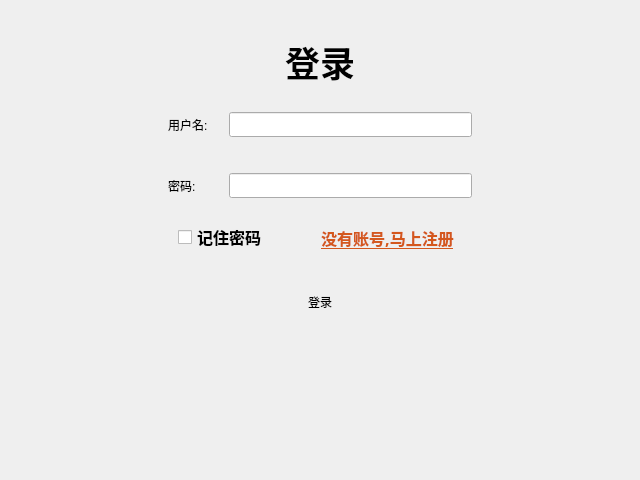
<?xml version="1.0" encoding="UTF-8"?>
<ui version="4.0">
 <class>Login</class>
 <widget class="QDialog" name="Login">
  <property name="geometry">
   <rect>
    <x>0</x>
    <y>0</y>
    <width>640</width>
    <height>480</height>
   </rect>
  </property>
  <property name="minimumSize">
   <size>
    <width>640</width>
    <height>480</height>
   </size>
  </property>
  <property name="windowTitle">
   <string>Dialog</string>
  </property>
  <layout class="QVBoxLayout" name="verticalLayout">
   <property name="spacing">
    <number>0</number>
   </property>
   <property name="leftMargin">
    <number>0</number>
   </property>
   <property name="topMargin">
    <number>0</number>
   </property>
   <property name="rightMargin">
    <number>0</number>
   </property>
   <property name="bottomMargin">
    <number>0</number>
   </property>
   <item>
    <widget class="TitleWidget" name="title_widget" native="true"/>
   </item>
   <item>
    <widget class="QStackedWidget" name="stackedWidget">
     <property name="currentIndex">
      <number>0</number>
     </property>
     <widget class="QWidget" name="login_page">
      <layout class="QVBoxLayout" name="verticalLayout_3">
       <item>
        <spacer name="verticalSpacer">
         <property name="orientation">
          <enum>Qt::Vertical</enum>
         </property>
         <property name="sizeHint" stdset="0">
          <size>
           <width>20</width>
           <height>33</height>
          </size>
         </property>
        </spacer>
       </item>
       <item>
        <widget class="QWidget" name="widget" native="true">
         <layout class="QHBoxLayout" name="horizontalLayout_3">
          <item>
           <spacer name="horizontalSpacer">
            <property name="orientation">
             <enum>Qt::Horizontal</enum>
            </property>
            <property name="sizeHint" stdset="0">
             <size>
              <width>103</width>
              <height>20</height>
             </size>
            </property>
           </spacer>
          </item>
          <item>
           <widget class="QWidget" name="widget_2" native="true">
            <layout class="QVBoxLayout" name="verticalLayout_2">
             <item>
              <widget class="QWidget" name="widget_6" native="true">
               <layout class="QHBoxLayout" name="horizontalLayout_4">
                <item>
                 <widget class="QLabel" name="label_3">
                  <property name="font">
                   <font>
                    <family>华文新魏</family>
                    <pointsize>26</pointsize>
                    <weight>75</weight>
                    <bold>true</bold>
                   </font>
                  </property>
                  <property name="text">
                   <string>登录</string>
                  </property>
                  <property name="alignment">
                   <set>Qt::AlignCenter</set>
                  </property>
                 </widget>
                </item>
               </layout>
              </widget>
             </item>
             <item>
              <widget class="QWidget" name="widget_3" native="true">
               <layout class="QGridLayout" name="gridLayout">
                <item row="2" column="0">
                 <widget class="QLabel" name="label_2">
                  <property name="text">
                   <string>密码:</string>
                  </property>
                 </widget>
                </item>
                <item row="0" column="2">
                 <widget class="QLineEdit" name="log_usr">
                  <property name="minimumSize">
                   <size>
                    <width>0</width>
                    <height>25</height>
                   </size>
                  </property>
                  <property name="font">
                   <font>
                    <family>Aharoni</family>
                    <pointsize>12</pointsize>
                    <weight>75</weight>
                    <bold>true</bold>
                   </font>
                  </property>
                  <property name="alignment">
                   <set>Qt::AlignCenter</set>
                  </property>
                 </widget>
                </item>
                <item row="2" column="2">
                 <widget class="QLineEdit" name="log_pwd">
                  <property name="minimumSize">
                   <size>
                    <width>0</width>
                    <height>25</height>
                   </size>
                  </property>
                  <property name="font">
                   <font>
                    <family>Aharoni</family>
                    <pointsize>12</pointsize>
                    <weight>75</weight>
                    <bold>true</bold>
                   </font>
                  </property>
                  <property name="alignment">
                   <set>Qt::AlignCenter</set>
                  </property>
                 </widget>
                </item>
                <item row="0" column="0">
                 <widget class="QLabel" name="label">
                  <property name="text">
                   <string>用户名:</string>
                  </property>
                 </widget>
                </item>
                <item row="0" column="1">
                 <spacer name="horizontalSpacer_4">
                  <property name="orientation">
                   <enum>Qt::Horizontal</enum>
                  </property>
                  <property name="sizeType">
                   <enum>QSizePolicy::Fixed</enum>
                  </property>
                  <property name="sizeHint" stdset="0">
                   <size>
                    <width>15</width>
                    <height>20</height>
                   </size>
                  </property>
                 </spacer>
                </item>
                <item row="1" column="0">
                 <spacer name="verticalSpacer_3">
                  <property name="orientation">
                   <enum>Qt::Vertical</enum>
                  </property>
                  <property name="sizeType">
                   <enum>QSizePolicy::Fixed</enum>
                  </property>
                  <property name="sizeHint" stdset="0">
                   <size>
                    <width>20</width>
                    <height>30</height>
                   </size>
                  </property>
                 </spacer>
                </item>
               </layout>
              </widget>
             </item>
             <item>
              <widget class="QWidget" name="widget_4" native="true">
               <layout class="QHBoxLayout" name="horizontalLayout_2">
                <item>
                 <spacer name="horizontalSpacer_11">
                  <property name="orientation">
                   <enum>Qt::Horizontal</enum>
                  </property>
                  <property name="sizeType">
                   <enum>QSizePolicy::Fixed</enum>
                  </property>
                  <property name="sizeHint" stdset="0">
                   <size>
                    <width>10</width>
                    <height>20</height>
                   </size>
                  </property>
                 </spacer>
                </item>
                <item>
                 <widget class="QCheckBox" name="rember_pwd">
                  <property name="font">
                   <font>
                    <family>新宋体</family>
                    <pointsize>12</pointsize>
                    <weight>75</weight>
                    <bold>true</bold>
                   </font>
                  </property>
                  <property name="text">
                   <string>记住密码</string>
                  </property>
                 </widget>
                </item>
                <item>
                 <spacer name="horizontalSpacer_3">
                  <property name="orientation">
                   <enum>Qt::Horizontal</enum>
                  </property>
                  <property name="sizeHint" stdset="0">
                   <size>
                    <width>40</width>
                    <height>20</height>
                   </size>
                  </property>
                 </spacer>
                </item>
                <item>
                 <widget class="QToolButton" name="log_register_btn">
                  <property name="font">
                   <font>
                    <family>新宋体</family>
                    <pointsize>12</pointsize>
                    <weight>75</weight>
                    <bold>true</bold>
                    <underline>true</underline>
                   </font>
                  </property>
                  <property name="styleSheet">
                   <string notr="true">color: rgb(212, 87, 29);</string>
                  </property>
                  <property name="text">
                   <string>没有账号,马上注册</string>
                  </property>
                  <property name="autoRaise">
                   <bool>true</bool>
                  </property>
                 </widget>
                </item>
                <item>
                 <spacer name="horizontalSpacer_12">
                  <property name="orientation">
                   <enum>Qt::Horizontal</enum>
                  </property>
                  <property name="sizeType">
                   <enum>QSizePolicy::Fixed</enum>
                  </property>
                  <property name="sizeHint" stdset="0">
                   <size>
                    <width>10</width>
                    <height>20</height>
                   </size>
                  </property>
                 </spacer>
                </item>
               </layout>
              </widget>
             </item>
             <item>
              <widget class="QWidget" name="widget_5" native="true">
               <layout class="QHBoxLayout" name="horizontalLayout">
                <item>
                 <widget class="QToolButton" name="login_btn">
                  <property name="minimumSize">
                   <size>
                    <width>200</width>
                    <height>50</height>
                   </size>
                  </property>
                  <property name="styleSheet">
                   <string notr="true">
font: 75 18pt &quot;新宋体&quot;;
color: rgb(0, 0, 0);</string>
                  </property>
                  <property name="text">
                   <string>登录</string>
                  </property>
                  <property name="autoRaise">
                   <bool>true</bool>
                  </property>
                 </widget>
                </item>
               </layout>
              </widget>
             </item>
             <item>
              <widget class="QWidget" name="widget_8" native="true">
               <property name="minimumSize">
                <size>
                 <width>0</width>
                 <height>15</height>
                </size>
               </property>
              </widget>
             </item>
            </layout>
           </widget>
          </item>
          <item>
           <spacer name="horizontalSpacer_2">
            <property name="orientation">
             <enum>Qt::Horizontal</enum>
            </property>
            <property name="sizeHint" stdset="0">
             <size>
              <width>102</width>
              <height>20</height>
             </size>
            </property>
           </spacer>
          </item>
         </layout>
        </widget>
       </item>
       <item>
        <spacer name="verticalSpacer_2">
         <property name="orientation">
          <enum>Qt::Vertical</enum>
         </property>
         <property name="sizeHint" stdset="0">
          <size>
           <width>20</width>
           <height>200</height>
          </size>
         </property>
        </spacer>
       </item>
      </layout>
     </widget>
     <widget class="QWidget" name="register_page">
      <layout class="QVBoxLayout" name="verticalLayout_5">
       <item>
        <spacer name="verticalSpacer_5">
         <property name="orientation">
          <enum>Qt::Vertical</enum>
         </property>
         <property name="sizeHint" stdset="0">
          <size>
           <width>20</width>
           <height>22</height>
          </size>
         </property>
        </spacer>
       </item>
       <item>
        <widget class="QWidget" name="widget_9" native="true">
         <layout class="QHBoxLayout" name="horizontalLayout_5">
          <item>
           <spacer name="horizontalSpacer_5">
            <property name="orientation">
             <enum>Qt::Horizontal</enum>
            </property>
            <property name="sizeHint" stdset="0">
             <size>
              <width>119</width>
              <height>20</height>
             </size>
            </property>
           </spacer>
          </item>
          <item>
           <widget class="QWidget" name="widget_10" native="true">
            <layout class="QVBoxLayout" name="verticalLayout_4">
             <item>
              <widget class="QWidget" name="widget_11" native="true">
               <layout class="QHBoxLayout" name="horizontalLayout_6">
                <property name="bottomMargin">
                 <number>0</number>
                </property>
                <item>
                 <widget class="QLabel" name="label_4">
                  <property name="font">
                   <font>
                    <family>华文新魏</family>
                    <pointsize>26</pointsize>
                    <weight>75</weight>
                    <bold>true</bold>
                   </font>
                  </property>
                  <property name="text">
                   <string>注册</string>
                  </property>
                  <property name="alignment">
                   <set>Qt::AlignCenter</set>
                  </property>
                 </widget>
                </item>
               </layout>
              </widget>
             </item>
             <item>
              <widget class="QWidget" name="widget_13" native="true">
               <layout class="QGridLayout" name="gridLayout_2">
                <property name="topMargin">
                 <number>0</number>
                </property>
                <property name="bottomMargin">
                 <number>0</number>
                </property>
                <item row="5" column="2">
                 <widget class="QLineEdit" name="reg_mail">
                  <property name="minimumSize">
                   <size>
                    <width>0</width>
                    <height>25</height>
                   </size>
                  </property>
                  <property name="font">
                   <font>
                    <family>宋体</family>
                   </font>
                  </property>
                  <property name="alignment">
                   <set>Qt::AlignCenter</set>
                  </property>
                 </widget>
                </item>
                <item row="4" column="2">
                 <widget class="QLineEdit" name="reg_phone">
                  <property name="minimumSize">
                   <size>
                    <width>0</width>
                    <height>25</height>
                   </size>
                  </property>
                  <property name="font">
                   <font>
                    <family>宋体</family>
                   </font>
                  </property>
                  <property name="alignment">
                   <set>Qt::AlignCenter</set>
                  </property>
                 </widget>
                </item>
                <item row="3" column="2">
                 <widget class="QLineEdit" name="reg_surepwd">
                  <property name="minimumSize">
                   <size>
                    <width>0</width>
                    <height>25</height>
                   </size>
                  </property>
                  <property name="font">
                   <font>
                    <family>宋体</family>
                   </font>
                  </property>
                  <property name="echoMode">
                   <enum>QLineEdit::Password</enum>
                  </property>
                  <property name="alignment">
                   <set>Qt::AlignCenter</set>
                  </property>
                 </widget>
                </item>
                <item row="4" column="0">
                 <widget class="QLabel" name="label_9">
                  <property name="text">
                   <string>手  机：</string>
                  </property>
                 </widget>
                </item>
                <item row="3" column="0">
                 <widget class="QLabel" name="label_8">
                  <property name="text">
                   <string>确定密码：</string>
                  </property>
                 </widget>
                </item>
                <item row="1" column="2">
                 <widget class="QLineEdit" name="reg_nickname">
                  <property name="minimumSize">
                   <size>
                    <width>0</width>
                    <height>25</height>
                   </size>
                  </property>
                  <property name="font">
                   <font>
                    <family>宋体</family>
                   </font>
                  </property>
                  <property name="alignment">
                   <set>Qt::AlignCenter</set>
                  </property>
                 </widget>
                </item>
                <item row="2" column="2">
                 <widget class="QLineEdit" name="reg_pwd">
                  <property name="minimumSize">
                   <size>
                    <width>0</width>
                    <height>25</height>
                   </size>
                  </property>
                  <property name="font">
                   <font>
                    <family>宋体</family>
                   </font>
                  </property>
                  <property name="echoMode">
                   <enum>QLineEdit::Password</enum>
                  </property>
                  <property name="alignment">
                   <set>Qt::AlignCenter</set>
                  </property>
                 </widget>
                </item>
                <item row="2" column="0">
                 <widget class="QLabel" name="label_7">
                  <property name="text">
                   <string>密  码：</string>
                  </property>
                 </widget>
                </item>
                <item row="0" column="0">
                 <widget class="QLabel" name="label_5">
                  <property name="text">
                   <string>用户名：</string>
                  </property>
                 </widget>
                </item>
                <item row="5" column="0">
                 <widget class="QLabel" name="label_10">
                  <property name="text">
                   <string>邮  箱：</string>
                  </property>
                 </widget>
                </item>
                <item row="0" column="2">
                 <widget class="QLineEdit" name="reg_usr">
                  <property name="minimumSize">
                   <size>
                    <width>0</width>
                    <height>25</height>
                   </size>
                  </property>
                  <property name="font">
                   <font>
                    <family>宋体</family>
                   </font>
                  </property>
                  <property name="alignment">
                   <set>Qt::AlignCenter</set>
                  </property>
                 </widget>
                </item>
                <item row="0" column="1">
                 <spacer name="horizontalSpacer_6">
                  <property name="orientation">
                   <enum>Qt::Horizontal</enum>
                  </property>
                  <property name="sizeType">
                   <enum>QSizePolicy::Fixed</enum>
                  </property>
                  <property name="sizeHint" stdset="0">
                   <size>
                    <width>15</width>
                    <height>20</height>
                   </size>
                  </property>
                 </spacer>
                </item>
                <item row="1" column="0">
                 <widget class="QLabel" name="label_6">
                  <property name="text">
                   <string>昵  称：</string>
                  </property>
                 </widget>
                </item>
               </layout>
              </widget>
             </item>
             <item>
              <widget class="QWidget" name="widget_15" native="true">
               <layout class="QHBoxLayout" name="horizontalLayout_8">
                <property name="topMargin">
                 <number>0</number>
                </property>
                <item>
                 <widget class="QToolButton" name="register_btn">
                  <property name="minimumSize">
                   <size>
                    <width>200</width>
                    <height>50</height>
                   </size>
                  </property>
                  <property name="styleSheet">
                   <string notr="true">
font: 75 18pt &quot;新宋体&quot;;
color: rgb(0, 0, 0);</string>
                  </property>
                  <property name="text">
                   <string>注册</string>
                  </property>
                  <property name="autoRaise">
                   <bool>true</bool>
                  </property>
                 </widget>
                </item>
               </layout>
              </widget>
             </item>
             <item>
              <widget class="QWidget" name="widget_16" native="true">
               <property name="minimumSize">
                <size>
                 <width>0</width>
                 <height>15</height>
                </size>
               </property>
              </widget>
             </item>
            </layout>
           </widget>
          </item>
          <item>
           <spacer name="horizontalSpacer_8">
            <property name="orientation">
             <enum>Qt::Horizontal</enum>
            </property>
            <property name="sizeHint" stdset="0">
             <size>
              <width>118</width>
              <height>20</height>
             </size>
            </property>
           </spacer>
          </item>
         </layout>
        </widget>
       </item>
       <item>
        <spacer name="verticalSpacer_4">
         <property name="orientation">
          <enum>Qt::Vertical</enum>
         </property>
         <property name="sizeHint" stdset="0">
          <size>
           <width>20</width>
           <height>100</height>
          </size>
         </property>
        </spacer>
       </item>
      </layout>
     </widget>
     <widget class="QWidget" name="set_page">
      <widget class="QWidget" name="widget_12" native="true">
       <property name="geometry">
        <rect>
         <x>10</x>
         <y>30</y>
         <width>622</width>
         <height>361</height>
        </rect>
       </property>
       <layout class="QHBoxLayout" name="horizontalLayout_7">
        <item>
         <spacer name="horizontalSpacer_7">
          <property name="orientation">
           <enum>Qt::Horizontal</enum>
          </property>
          <property name="sizeHint" stdset="0">
           <size>
            <width>119</width>
            <height>20</height>
           </size>
          </property>
         </spacer>
        </item>
        <item>
         <widget class="QWidget" name="widget_14" native="true">
          <layout class="QVBoxLayout" name="verticalLayout_6">
           <item>
            <widget class="QWidget" name="widget_17" native="true">
             <layout class="QHBoxLayout" name="horizontalLayout_9">
              <item>
               <widget class="QLabel" name="label_11">
                <property name="font">
                 <font>
                  <family>华文新魏</family>
                  <pointsize>26</pointsize>
                  <weight>75</weight>
                  <bold>true</bold>
                 </font>
                </property>
                <property name="text">
                 <string>服务器设置</string>
                </property>
                <property name="alignment">
                 <set>Qt::AlignCenter</set>
                </property>
               </widget>
              </item>
             </layout>
            </widget>
           </item>
           <item>
            <widget class="QWidget" name="widget_18" native="true">
             <layout class="QGridLayout" name="gridLayout_3">
              <item row="0" column="1">
               <spacer name="horizontalSpacer_9">
                <property name="orientation">
                 <enum>Qt::Horizontal</enum>
                </property>
                <property name="sizeType">
                 <enum>QSizePolicy::Fixed</enum>
                </property>
                <property name="sizeHint" stdset="0">
                 <size>
                  <width>20</width>
                  <height>20</height>
                 </size>
                </property>
               </spacer>
              </item>
              <item row="0" column="2">
               <widget class="QLineEdit" name="address_server">
                <property name="minimumSize">
                 <size>
                  <width>0</width>
                  <height>25</height>
                 </size>
                </property>
                <property name="font">
                 <font>
                  <family>宋体</family>
                 </font>
                </property>
                <property name="alignment">
                 <set>Qt::AlignCenter</set>
                </property>
               </widget>
              </item>
              <item row="0" column="0">
               <widget class="QLabel" name="label_15">
                <property name="text">
                 <string>服务器IP:</string>
                </property>
               </widget>
              </item>
              <item row="2" column="2">
               <widget class="QLineEdit" name="port_server">
                <property name="minimumSize">
                 <size>
                  <width>0</width>
                  <height>25</height>
                 </size>
                </property>
                <property name="font">
                 <font>
                  <family>宋体</family>
                 </font>
                </property>
                <property name="alignment">
                 <set>Qt::AlignCenter</set>
                </property>
               </widget>
              </item>
              <item row="2" column="0">
               <widget class="QLabel" name="label_17">
                <property name="text">
                 <string>服务器端口:</string>
                </property>
               </widget>
              </item>
              <item row="1" column="0">
               <spacer name="verticalSpacer_8">
                <property name="orientation">
                 <enum>Qt::Vertical</enum>
                </property>
                <property name="sizeType">
                 <enum>QSizePolicy::Fixed</enum>
                </property>
                <property name="sizeHint" stdset="0">
                 <size>
                  <width>20</width>
                  <height>25</height>
                 </size>
                </property>
               </spacer>
              </item>
             </layout>
            </widget>
           </item>
           <item>
            <widget class="QWidget" name="widget_19" native="true">
             <layout class="QHBoxLayout" name="horizontalLayout_10">
              <item>
               <widget class="QToolButton" name="set_ok_btn">
                <property name="minimumSize">
                 <size>
                  <width>200</width>
                  <height>50</height>
                 </size>
                </property>
                <property name="styleSheet">
                 <string notr="true">
font: 75 18pt &quot;新宋体&quot;;
color: rgb(0, 0, 0);</string>
                </property>
                <property name="text">
                 <string>确定</string>
                </property>
                <property name="autoRaise">
                 <bool>true</bool>
                </property>
               </widget>
              </item>
             </layout>
            </widget>
           </item>
           <item>
            <widget class="QWidget" name="widget_20" native="true">
             <property name="maximumSize">
              <size>
               <width>16777215</width>
               <height>20</height>
              </size>
             </property>
            </widget>
           </item>
          </layout>
         </widget>
        </item>
        <item>
         <spacer name="horizontalSpacer_10">
          <property name="orientation">
           <enum>Qt::Horizontal</enum>
          </property>
          <property name="sizeHint" stdset="0">
           <size>
            <width>118</width>
            <height>20</height>
           </size>
          </property>
         </spacer>
        </item>
       </layout>
      </widget>
     </widget>
    </widget>
   </item>
  </layout>
 </widget>
 <customwidgets>
  <customwidget>
   <class>TitleWidget</class>
   <extends>QWidget</extends>
   <header location="global">selfwidget/titlewidget.h</header>
   <container>1</container>
  </customwidget>
 </customwidgets>
 <tabstops>
  <tabstop>address_server</tabstop>
  <tabstop>port_server</tabstop>
  <tabstop>log_usr</tabstop>
  <tabstop>log_pwd</tabstop>
  <tabstop>rember_pwd</tabstop>
  <tabstop>log_register_btn</tabstop>
  <tabstop>reg_usr</tabstop>
  <tabstop>reg_nickname</tabstop>
  <tabstop>reg_pwd</tabstop>
  <tabstop>reg_surepwd</tabstop>
  <tabstop>reg_phone</tabstop>
  <tabstop>reg_mail</tabstop>
  <tabstop>register_btn</tabstop>
 </tabstops>
 <resources/>
 <connections/>
</ui>
